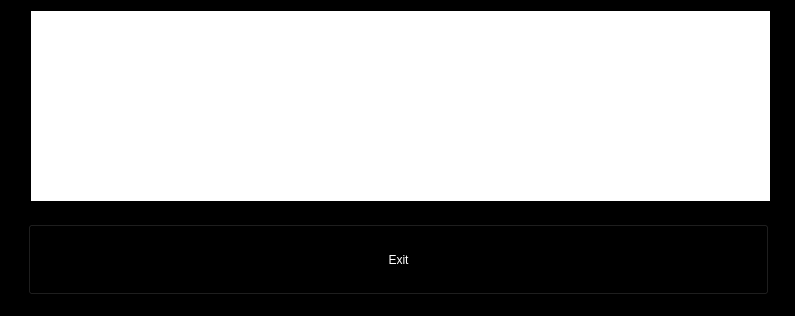
<?xml version="1.0" encoding="UTF-8"?>
<ui version="4.0">
 <class>VerifyNote</class>
 <widget class="QMainWindow" name="VerifyNote">
  <property name="geometry">
   <rect>
    <x>0</x>
    <y>0</y>
    <width>795</width>
    <height>316</height>
   </rect>
  </property>
  <property name="palette">
   <palette>
    <active>
     <colorrole role="Button">
      <brush brushstyle="SolidPattern">
       <color alpha="255">
        <red>0</red>
        <green>0</green>
        <blue>0</blue>
       </color>
      </brush>
     </colorrole>
     <colorrole role="Text">
      <brush brushstyle="SolidPattern">
       <color alpha="255">
        <red>255</red>
        <green>255</green>
        <blue>255</blue>
       </color>
      </brush>
     </colorrole>
     <colorrole role="ButtonText">
      <brush brushstyle="SolidPattern">
       <color alpha="255">
        <red>255</red>
        <green>255</green>
        <blue>255</blue>
       </color>
      </brush>
     </colorrole>
     <colorrole role="Base">
      <brush brushstyle="SolidPattern">
       <color alpha="255">
        <red>255</red>
        <green>255</green>
        <blue>255</blue>
       </color>
      </brush>
     </colorrole>
     <colorrole role="Window">
      <brush brushstyle="SolidPattern">
       <color alpha="255">
        <red>0</red>
        <green>0</green>
        <blue>0</blue>
       </color>
      </brush>
     </colorrole>
    </active>
    <inactive>
     <colorrole role="Button">
      <brush brushstyle="SolidPattern">
       <color alpha="255">
        <red>0</red>
        <green>0</green>
        <blue>0</blue>
       </color>
      </brush>
     </colorrole>
     <colorrole role="Text">
      <brush brushstyle="SolidPattern">
       <color alpha="255">
        <red>255</red>
        <green>255</green>
        <blue>255</blue>
       </color>
      </brush>
     </colorrole>
     <colorrole role="ButtonText">
      <brush brushstyle="SolidPattern">
       <color alpha="255">
        <red>255</red>
        <green>255</green>
        <blue>255</blue>
       </color>
      </brush>
     </colorrole>
     <colorrole role="Base">
      <brush brushstyle="SolidPattern">
       <color alpha="255">
        <red>255</red>
        <green>255</green>
        <blue>255</blue>
       </color>
      </brush>
     </colorrole>
     <colorrole role="Window">
      <brush brushstyle="SolidPattern">
       <color alpha="255">
        <red>0</red>
        <green>0</green>
        <blue>0</blue>
       </color>
      </brush>
     </colorrole>
    </inactive>
    <disabled>
     <colorrole role="Button">
      <brush brushstyle="SolidPattern">
       <color alpha="255">
        <red>0</red>
        <green>0</green>
        <blue>0</blue>
       </color>
      </brush>
     </colorrole>
     <colorrole role="Text">
      <brush brushstyle="SolidPattern">
       <color alpha="255">
        <red>190</red>
        <green>190</green>
        <blue>190</blue>
       </color>
      </brush>
     </colorrole>
     <colorrole role="ButtonText">
      <brush brushstyle="SolidPattern">
       <color alpha="255">
        <red>190</red>
        <green>190</green>
        <blue>190</blue>
       </color>
      </brush>
     </colorrole>
     <colorrole role="Base">
      <brush brushstyle="SolidPattern">
       <color alpha="255">
        <red>0</red>
        <green>0</green>
        <blue>0</blue>
       </color>
      </brush>
     </colorrole>
     <colorrole role="Window">
      <brush brushstyle="SolidPattern">
       <color alpha="255">
        <red>0</red>
        <green>0</green>
        <blue>0</blue>
       </color>
      </brush>
     </colorrole>
    </disabled>
   </palette>
  </property>
  <property name="windowTitle">
   <string>MainWindow</string>
  </property>
  <widget class="QWidget" name="centralwidget">
   <widget class="QTextBrowser" name="textBrowser">
    <property name="geometry">
     <rect>
      <x>30</x>
      <y>10</y>
      <width>741</width>
      <height>192</height>
     </rect>
    </property>
   </widget>
   <widget class="QPushButton" name="pushButton">
    <property name="geometry">
     <rect>
      <x>28</x>
      <y>224</y>
      <width>741</width>
      <height>71</height>
     </rect>
    </property>
    <property name="text">
     <string>Exit</string>
    </property>
   </widget>
  </widget>
 </widget>
 <resources/>
 <connections/>
</ui>
